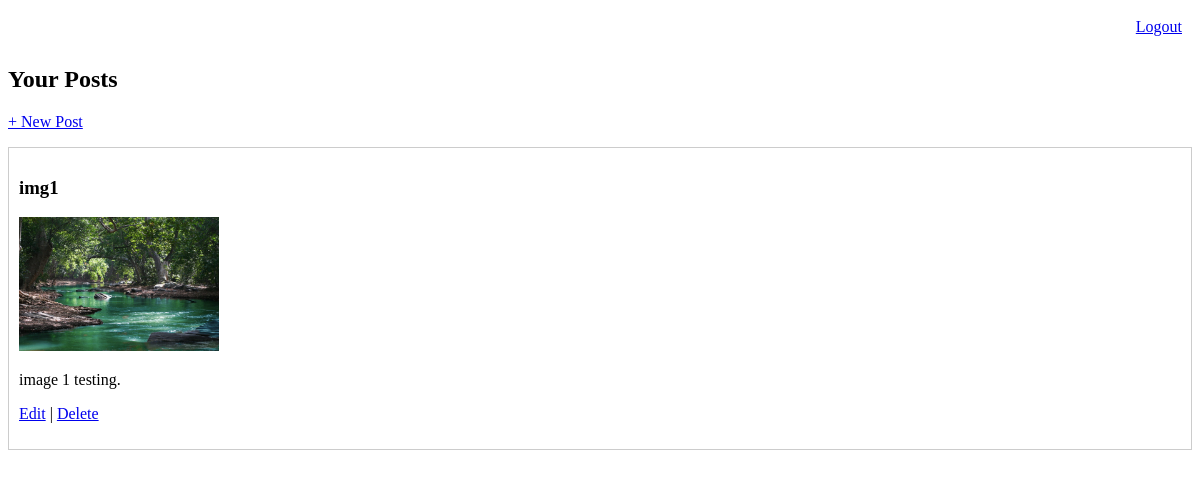
The page / (signed in) on the database as committed earlier.
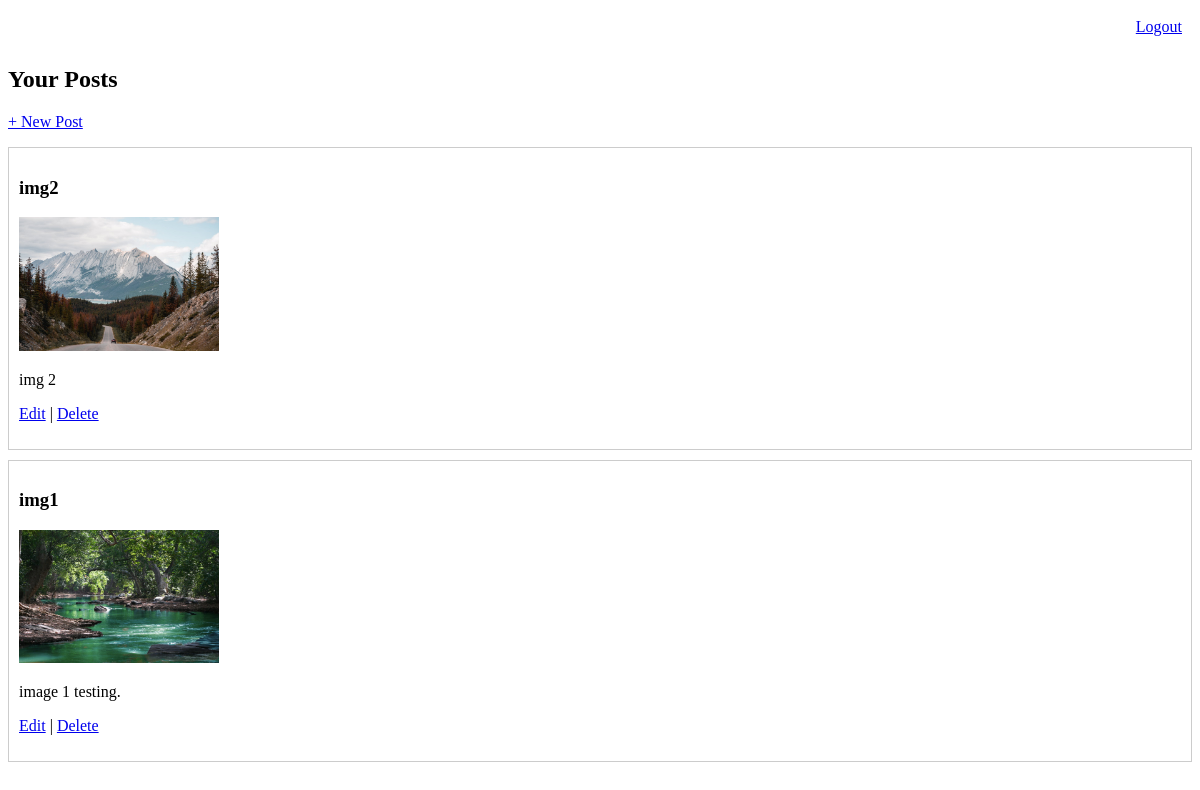
The same page on the database as committed later.
### posts/models.py (models this page shows, shortened)
class Post(models.Model):
    author    = models.ForeignKey(User, on_delete=models.CASCADE)
    title     = models.CharField(max_length=200)
    image     = models.ImageField(upload_to='post_images/', blank=True, null=True)
    content   = models.TextField()
    created_at = models.DateTimeField(auto_now_add=True)

### posts/views.py (the view)
# urls.py: path('',          views.home,          name='home'),
@login_required
def home(request):
    posts = Post.objects.filter(author=request.user).order_by('-created_at')
    return render(request, 'posts/home.html', {'posts': posts})

### templates/posts/home.html
{% extends 'posts/base.html' %}
{% block content %}
  <h2>Your Posts</h2>
  <p><a href="{% url 'posts:post-create' %}">+ New Post</a></p>
  {% for post in posts %}
    <div style="border:1px solid #ccc; padding:10px; margin-bottom:10px;">
      <h3>{{ post.title }}</h3>
      {% if post.image %}
        <img src="{{ post.image.url }}" style="max-width:200px;">
      {% endif %}
      <p>{{ post.content|linebreaks }}</p>
      <p>
        <a href="{% url 'posts:post-update' post.pk %}">Edit</a> |
        <a href="{% url 'posts:post-delete' post.pk %}">Delete</a>
      </p>
    </div>
  {% empty %}
    <p>You have no posts yet.</p>
  {% endfor %}
{% endblock %}

### templates/posts/base.html (shortened to what this page needs)
<!doctype html>
<html>
  <head>
  </head>
  <body>
    <nav style="text-align:right; padding:10px;">
      {% if user.is_authenticated %}
        <a href="{% url 'posts:logout' %}">Logout</a>
      {% else %}
        <a href="{% url 'posts:login' %}">Login</a> |
        <a href="{% url 'posts:register' %}">Register</a>
      {% endif %}
    </nav>
    <div>
      {% block content %}
      {% endblock %}
    </div>
  </body>
</html>

Rows that differ between the two databases and show on the page:
added Post: title "img2", image (picture), content "img 2"
